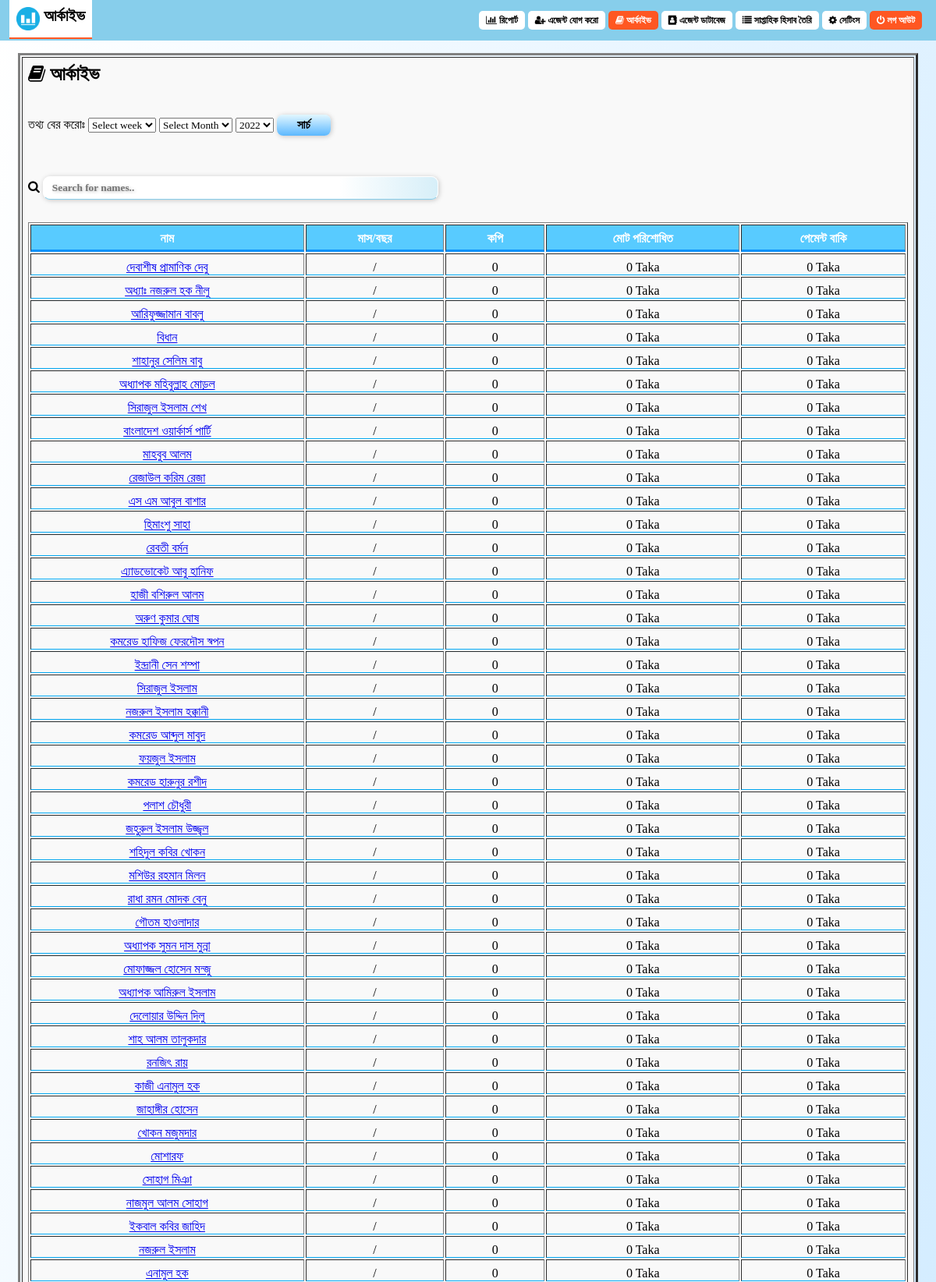
/archive.php (signed in, upper part), run on the app's committed database.
### tables this page shows
CREATE TABLE "settings" (
	`id`	INTEGER PRIMARY KEY AUTOINCREMENT,
	`name`	TEXT,
	`value`	TEXT,
	`textvalue`	TEXT
);

CREATE TABLE "agents" (
	`id`	INTEGER PRIMARY KEY AUTOINCREMENT,
	`name`	TEXT,
	`address`	TEXT,
	`phone`	INTEGER,
	`zillaID`	INTEGER,
	`countryID`	INTEGER,
	`defaultCopies`	INTEGER,
	`whocreated`	TEXT,
	`timestamp`	TEXT
);

### functions.php (called while the page is built, shortened)
<?php
function weekOfMonth($date) {
    $firstOfMonth = date("Y-m-01", strtotime($date));
    return intval(date("W", strtotime($date))) - intval(date("W", strtotime($firstOfMonth)));
}
?>

### archive.php (the view, shortened to what this page needs)
<?php
if(!isset($_SESSION['loggedin'])){
	echo "<script>window.open('login.php','_self')</script>";
	} else {
?>
<?php
require("connect_db.php");
require("functions.php");
?>
<html>
	<head>
		<link rel="stylesheet" type="text/css" href="style.css">
		<link href='login.css' rel='stylesheet'/>
		<link href='orthi-lightbox/orthi-lightbox.css' rel='stylesheet'/>
	</head>
<body onload="hideloader();">
<div id="nav">
	<span class="nav-left">
		<img src="img/
		<?$logo = $db->query('SELECT * FROM settings where name="logo"')->fetchArray(SQLITE3_ASSOC)['value'];?>
		<? echo $logo; ?>" height="30px" style="vertical-align: text-top;"/> আর্কাইভ
	</span>
	<p class="nav-right">
		<a class="nav-links" href="index.php"><i class="fa fa-bar-chart" aria-hidden="true"></i> রিপোর্ট</a>
		<a class="nav-links" href="addAgentFast.php"><i class="fa fa-user-plus" aria-hidden="true"></i> এজেন্ট যোগ করো</a>
		<a class="nav-links refresh" href="#"><i class="fa fa-book" aria-hidden="true"></i> আর্কাইভ</a>
		<a class="nav-links" href="agentdb.php"><i class="fa fa-address-book" aria-hidden="true"></i> এজেন্ট ডাটাবেজ</a>
		<a class="nav-links" href="weeklyaccountance.php"><i class="fa fa-list" aria-hidden="true"></i> সাপ্তাহিক হিসাব তৈরি</a>
		<a class="nav-links" href="settings.php"><i class="fa fa-gear" aria-hidden="true"></i> সেটিংস</a>
		<a class="nav-links refresh" href="logout.php"><i class="fa fa-power-off" aria-hidden="true"></i> লগ আউট</a>
	</p>
</div>
<div style="height: 60px"></div>
<table border="3px" width="100%">
	<tr>
		<td>
		<h2><i class="fa fa-book" aria-hidden="true"></i> আর্কাইভ</h2>
		<form method="get" action="?go">
		তথ্য বের করোঃ
		<select name="week" required>
		  <option value="">Select week</option>
		</select>
		<select name="month" required>
		  <option value="">Select Month</option>
		</select>
		<?
		$already_selected_value = date("Y", time());
		$earliest_year = 2017;
		print '<select name="year" required>';
		foreach (range(date('Y'), $earliest_year) as $x) {
			print '<option value="'.$x.'"'.($x === $already_selected_value ? ' selected="selected"' : '').'>'.$x.'</option>';
		}
		print '</select>';
		?>
		<input type="submit" value="সার্চ" style="color: black;"/>
		</form>
<i class="fa fa-search" aria-hidden="true"></i> <input type="text" id="myInput" onkeyup="tablesearch()" style="width: 45%;" placeholder="Search for names.." title="Type in a name">
	<table id="myTable" width="100%" border="1">
			<tr>
				<th>নাম</th>
				<th>মাস/বছর</th>
				<th>কপি</th>
				<th>মোট পরিশোধিত</th>
				<th>পেমেন্ট বাকি</th>
			</tr>
		<?php
			if(isset($_GET['month'])){
				$month = $_GET['month'];
				$year = $_GET['year'];
				$week = $_GET['week'];
			}else{
				$month = date("m",time());
				$year = date("Y",time());
				$week = weekOfMonth(date("Y-m-d", time()));
			}
			$sql = "SELECT * from agents";
			$result = $db->query($sql);
			while($row = $result->fetchArray(SQLITE3_ASSOC)){
				$agentid = $row['id'];
				$archivequery = "select SUM(paid), SUM(unpaid), week,  month, year, SUM(copies) from archive where month='$month' AND year='$year' AND monthlyWeek='$week' AND agentID='$agentid'";
				$row2 = $db->query($archivequery)->fetchArray(SQLITE3_ASSOC);
				$copies = $row2['SUM(copies)'];
				$paid = $row2['SUM(paid)'];
				$unpaid = $row2['SUM(unpaid)'];
		?>
			<tr>
				<td align="center"><a href="agentprofile.php?id=<?php echo $row['id']; ?>&ref=<? echo htmlspecialchars($_SERVER["PHP_SELF"]);?>"><?php echo $row['name']; ?></a></td>
				<td align="center"><? echo $row2['month']; ?>/<? echo $row2['year']; ?></td>
				<td align="center"><? echo number_format($copies, 0); ?></td>
				<td align="center"><? echo number_format($paid, 0); ?> Taka</td>
				<td align="center"><? echo number_format($unpaid, 0); ?> Taka</td>
			</tr>
		<?php
			}
		?>
		</table>
		</td>
	</tr>
</table>
</body>
</html>
<?php } ?>

### style.css (style rules this page uses)
body { font-family: siyam rupali; font-size: 100%; margin-left: 23px; margin-right: 23px; }
select { font-family: siyam rupali; }
input[type="text"],[type="email"],[type="number"],[type="url"],[type="password"] { width: 80%; padding: 5px 4px; border: none; font-family: siyam rupali; }
input[type="submit"] { background-color: orangered; color: white; padding: 5px 8px; font-size: 20px; font-weight:200; border-radius: 5px; box-shadow: 0px 1px 15px orangered; border: none; font-family: arial; transition: 0.4s; }
div#nav { color: white; background-color: skyblue; padding: 2px 6px; margin-top: -10px; margin-left: -27px; position: fixed; width: 100%; z-index: 999; }
.nav-links { text-decoration: none; font-weight: bold; color: black; background-color: white; padding: 5px 9px; margin-right: 0px; margin-left: 0px; font-size: 12px; border-radius: 5px; }
.refresh { color: white; font-size: 12px; background-color: #FF5722; }
.nav-right { text-align: right; margin-right: +20px; float: right; }
.nav-left { text-align: left; margin-left: +10px; background: white; padding: 9px 9px; float: left; height: 30px; margin-bottom: 20px; position: fixed; color: black; font-weight: bold; font-size: 20px; border-bottom: 2px solid #ff5722; }
td { background-color: #f9f9f9; border-bottom: 1px solid #03A9F4; padding: 0px 7px; padding-top: 8px; }
th { background-color:#58cbff; border-bottom: 3px solid #0f93fb; padding:5px 19px; padding-top: 8px; color: white; }

### login.css (style rules this page uses)
input[type="text"], [type="password"] { background: linear-gradient(to right, white 75%, skyblue 149%); border-radius: 9px; padding: 6px 11px; border: 1px solid white; border-bottom: 1px solid skyblue; width: 300px; font-weight: bold; text-shadow: 1px 1px 4px rgba(0, 0, 0, 0.29); box-shadow: 1px 1px 6px rgba(0, 0, 0, 0.21); margin-bottom: 11px; font-family: siyam rupali; }
input[type="submit"] { font-weight: bold; font-size: 15px; border-radius: 8px; font-family: siyam rupali; padding: 5px 26px; background: linear-gradient(#e2f7ff, #5cb8ff); box-shadow: 1px 1px 6px rgba(0, 0, 0, 0.21); }
body { background: linear-gradient(to right bottom, white, #c0e4ff); font-family: siyam rupali; }

### data on the page
settings: value (picture)
agents: name "দেবাশীষ প্রামাণিক দেবু", copies "0", paid "0", unpaid "0"
agents: name "অধ্যাঃ নজরুল হক নীলু", copies "0", paid "0", unpaid "0"
agents: name "আরিফুজ্জামান বাবলু", copies "0", paid "0", unpaid "0"
agents: name "বিধান", copies "0", paid "0", unpaid "0"
agents: name "শাহানুর সেলিম বাবু", copies "0", paid "0", unpaid "0"
agents: name "অধ্যাপক মহিবুল্লাহ মোড়ল", copies "0", paid "0", unpaid "0"
agents: name "সিরাজুল ইসলাম শেখ", copies "0", paid "0", unpaid "0"
agents: name "বাংলাদেশ ওয়ার্কার্স পার্টি", copies "0", paid "0", unpaid "0"
agents: name "মাহবুব আলম", copies "0", paid "0", unpaid "0"
agents: name "রেজাউল করিম রেজা", copies "0", paid "0", unpaid "0"
agents: name "এস এম আবুল বাশার", copies "0", paid "0", unpaid "0"
agents: name "হিমাংশু সাহা", copies "0", paid "0", unpaid "0"
agents: name "রেবতী বর্মন", copies "0", paid "0", unpaid "0"
agents: name "এ্যাডভোকেট আবু হানিফ", copies "0", paid "0", unpaid "0"
agents: name "হাজী বশিরুল আলম", copies "0", paid "0", unpaid "0"
agents: name "অরুণ কুমার ঘোষ", copies "0", paid "0", unpaid "0"
agents: name "কমরেড হাফিজ ফেরদৌস স্বপন", copies "0", paid "0", unpaid "0"
agents: name "ইন্দ্রানী সেন শম্পা", copies "0", paid "0", unpaid "0"
agents: name "সিরাজুল ইসলাম", copies "0", paid "0", unpaid "0"
agents: name "নজরুল ইসলাম হক্কানী", copies "0", paid "0", unpaid "0"
agents: name "কমরেড আব্দুল মাবুদ", copies "0", paid "0", unpaid "0"
agents: name "ফয়জুল ইসলাম", copies "0", paid "0", unpaid "0"
agents: name "কমরেড হারুনুর রশীদ", copies "0", paid "0", unpaid "0"
agents: name "পলাশ চৌধুরী", copies "0", paid "0", unpaid "0"
agents: name "জহুরুল ইসলাম উজ্জ্বল", copies "0", paid "0", unpaid "0"
agents: name "শহিদুল কবির খোকন", copies "0", paid "0", unpaid "0"
agents: name "মশিউর রহমান মিলন", copies "0", paid "0", unpaid "0"
agents: name "রাধা রমন মোদক বেনু", copies "0", paid "0", unpaid "0"
agents: name "গৌতম হাওলাদার", copies "0", paid "0", unpaid "0"
agents: name "অধ্যাপক সুমন দাস মুন্না", copies "0", paid "0", unpaid "0"
agents: name "মোফাজ্জল হোসেন মন্জু", copies "0", paid "0", unpaid "0"
agents: name "অধ্যাপক আমিরুল ইসলাম", copies "0", paid "0", unpaid "0"
agents: name "দেলোয়ার উদ্দিন দিলু", copies "0", paid "0", unpaid "0"
agents: name "শাহ আলম তালুকদার", copies "0", paid "0", unpaid "0"
agents: name "রনজিৎ রায়", copies "0", paid "0", unpaid "0"
agents: name "কাজী এনামুল হক", copies "0", paid "0", unpaid "0"
agents: name "জাহাঙ্গীর হোসেন", copies "0", paid "0", unpaid "0"
agents: name "খোকন মজুমদার", copies "0", paid "0", unpaid "0"
agents: name "মোশারফ", copies "0", paid "0", unpaid "0"
agents: name "সোহাগ মিঞা", copies "0", paid "0", unpaid "0"
agents: name "নাজমুল আলম সোহাগ", copies "0", paid "0", unpaid "0"
agents: name "ইকবাল কবির জাহিদ", copies "0", paid "0", unpaid "0"
agents: name "নজরুল ইসলাম", copies "0", paid "0", unpaid "0"
agents: name "এনামুল হক", copies "0", paid "0", unpaid "0"

### other printed values
form field year "2022"
